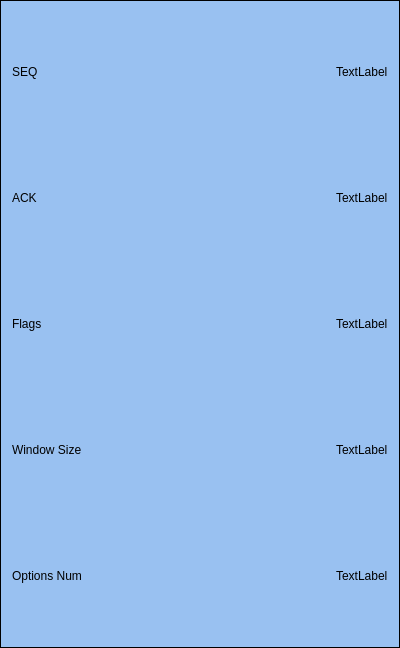
<?xml version="1.0" encoding="UTF-8"?>
<ui version="4.0">
 <class>TcpInfo</class>
 <widget class="QFrame" name="TcpInfo">
  <property name="geometry">
   <rect>
    <x>0</x>
    <y>0</y>
    <width>400</width>
    <height>648</height>
   </rect>
  </property>
  <property name="palette">
   <palette>
    <active>
     <colorrole role="Button">
      <brush brushstyle="SolidPattern">
       <color alpha="255">
        <red>153</red>
        <green>193</green>
        <blue>241</blue>
       </color>
      </brush>
     </colorrole>
     <colorrole role="Base">
      <brush brushstyle="SolidPattern">
       <color alpha="255">
        <red>153</red>
        <green>193</green>
        <blue>241</blue>
       </color>
      </brush>
     </colorrole>
     <colorrole role="Window">
      <brush brushstyle="SolidPattern">
       <color alpha="255">
        <red>153</red>
        <green>193</green>
        <blue>241</blue>
       </color>
      </brush>
     </colorrole>
    </active>
    <inactive>
     <colorrole role="Button">
      <brush brushstyle="SolidPattern">
       <color alpha="255">
        <red>153</red>
        <green>193</green>
        <blue>241</blue>
       </color>
      </brush>
     </colorrole>
     <colorrole role="Base">
      <brush brushstyle="SolidPattern">
       <color alpha="255">
        <red>153</red>
        <green>193</green>
        <blue>241</blue>
       </color>
      </brush>
     </colorrole>
     <colorrole role="Window">
      <brush brushstyle="SolidPattern">
       <color alpha="255">
        <red>153</red>
        <green>193</green>
        <blue>241</blue>
       </color>
      </brush>
     </colorrole>
    </inactive>
    <disabled>
     <colorrole role="Button">
      <brush brushstyle="SolidPattern">
       <color alpha="255">
        <red>153</red>
        <green>193</green>
        <blue>241</blue>
       </color>
      </brush>
     </colorrole>
     <colorrole role="Base">
      <brush brushstyle="SolidPattern">
       <color alpha="255">
        <red>153</red>
        <green>193</green>
        <blue>241</blue>
       </color>
      </brush>
     </colorrole>
     <colorrole role="Window">
      <brush brushstyle="SolidPattern">
       <color alpha="255">
        <red>153</red>
        <green>193</green>
        <blue>241</blue>
       </color>
      </brush>
     </colorrole>
    </disabled>
   </palette>
  </property>
  <property name="windowTitle">
   <string>Frame</string>
  </property>
  <property name="styleSheet">
   <string notr="true">background-color:rgb(153, 193, 241);</string>
  </property>
  <property name="frameShape">
   <enum>QFrame::Box</enum>
  </property>
  <layout class="QVBoxLayout" name="verticalLayout">
   <item>
    <layout class="QHBoxLayout" name="horizontalLayout">
     <item>
      <widget class="QLabel" name="seqText">
       <property name="text">
        <string>SEQ</string>
       </property>
      </widget>
     </item>
     <item>
      <spacer name="horizontalSpacer">
       <property name="orientation">
        <enum>Qt::Horizontal</enum>
       </property>
       <property name="sizeHint" stdset="0">
        <size>
         <width>40</width>
         <height>20</height>
        </size>
       </property>
      </spacer>
     </item>
     <item>
      <widget class="QLabel" name="seq">
       <property name="text">
        <string>TextLabel</string>
       </property>
      </widget>
     </item>
    </layout>
   </item>
   <item>
    <layout class="QHBoxLayout" name="horizontalLayout_2">
     <item>
      <widget class="QLabel" name="ackText">
       <property name="text">
        <string>ACK</string>
       </property>
      </widget>
     </item>
     <item>
      <spacer name="horizontalSpacer_2">
       <property name="orientation">
        <enum>Qt::Horizontal</enum>
       </property>
       <property name="sizeHint" stdset="0">
        <size>
         <width>40</width>
         <height>20</height>
        </size>
       </property>
      </spacer>
     </item>
     <item>
      <widget class="QLabel" name="ack">
       <property name="text">
        <string>TextLabel</string>
       </property>
      </widget>
     </item>
    </layout>
   </item>
   <item>
    <layout class="QHBoxLayout" name="horizontalLayout_3">
     <item>
      <widget class="QLabel" name="flagText">
       <property name="text">
        <string>Flags</string>
       </property>
      </widget>
     </item>
     <item>
      <spacer name="horizontalSpacer_3">
       <property name="orientation">
        <enum>Qt::Horizontal</enum>
       </property>
       <property name="sizeHint" stdset="0">
        <size>
         <width>40</width>
         <height>20</height>
        </size>
       </property>
      </spacer>
     </item>
     <item>
      <widget class="QLabel" name="flag">
       <property name="text">
        <string>TextLabel</string>
       </property>
      </widget>
     </item>
    </layout>
   </item>
   <item>
    <layout class="QHBoxLayout" name="horizontalLayout_5">
     <item>
      <widget class="QLabel" name="windowSizeText">
       <property name="text">
        <string>Window Size</string>
       </property>
      </widget>
     </item>
     <item>
      <spacer name="horizontalSpacer_5">
       <property name="orientation">
        <enum>Qt::Horizontal</enum>
       </property>
       <property name="sizeHint" stdset="0">
        <size>
         <width>40</width>
         <height>20</height>
        </size>
       </property>
      </spacer>
     </item>
     <item>
      <widget class="QLabel" name="windowSize">
       <property name="text">
        <string>TextLabel</string>
       </property>
      </widget>
     </item>
    </layout>
   </item>
   <item>
    <layout class="QHBoxLayout" name="horizontalLayout_4">
     <item>
      <widget class="QLabel" name="optionsNumText">
       <property name="text">
        <string>Options Num</string>
       </property>
      </widget>
     </item>
     <item>
      <spacer name="horizontalSpacer_4">
       <property name="orientation">
        <enum>Qt::Horizontal</enum>
       </property>
       <property name="sizeHint" stdset="0">
        <size>
         <width>40</width>
         <height>20</height>
        </size>
       </property>
      </spacer>
     </item>
     <item>
      <widget class="QLabel" name="optionsNum">
       <property name="text">
        <string>TextLabel</string>
       </property>
      </widget>
     </item>
    </layout>
   </item>
  </layout>
 </widget>
 <resources/>
 <connections/>
</ui>
